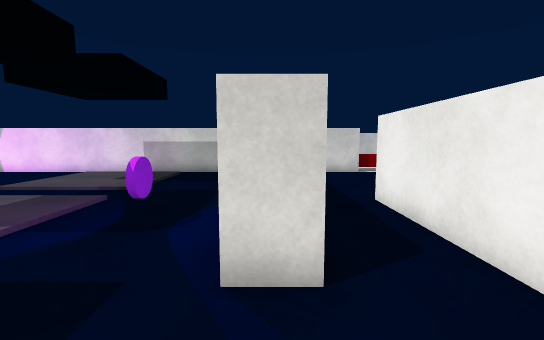
View 1 (above)

18 first-person views from a walk through a Unity game level. The camera is 1.4 m above the floor, tilts 6° down and sees 90° across. The floor is counted in squares, 1 m on a side. Each view is taken from the middle of a square. On the plan, view 1 faces up. The plan holds only what a view shows up to about 13 squares ahead; the rest is blank. The place goes on beyond the plan. The player character is not drawn. Surface patterns are stand-ins for the level's own textures.

View 2
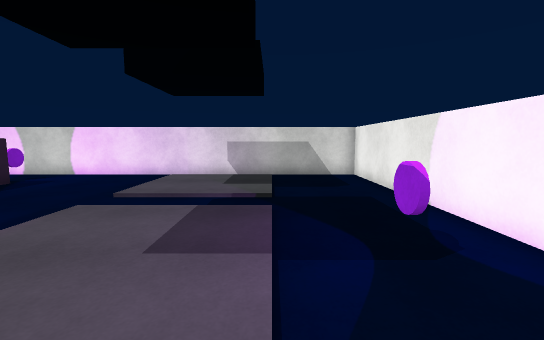

View 3
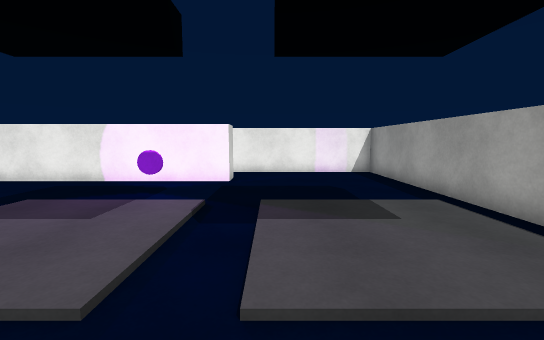

View 4
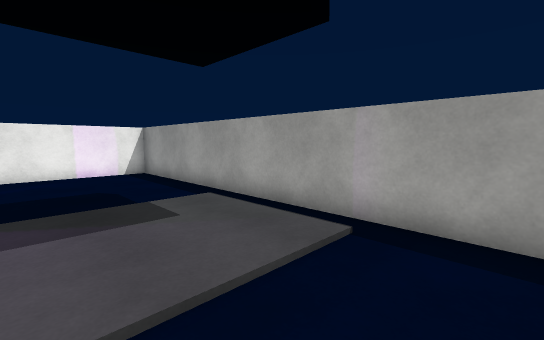

View 5
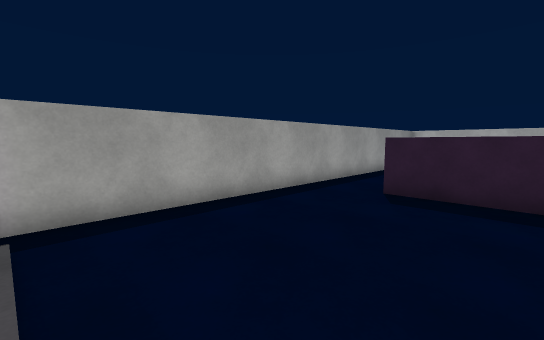

View 6
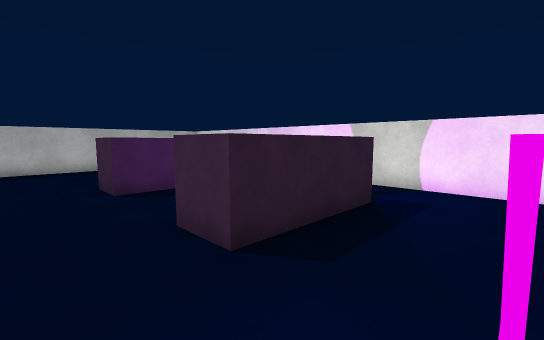

View 7
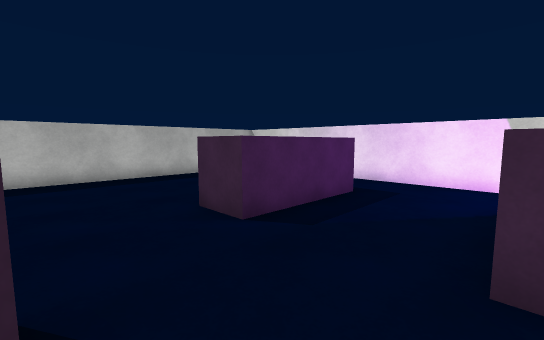

View 8
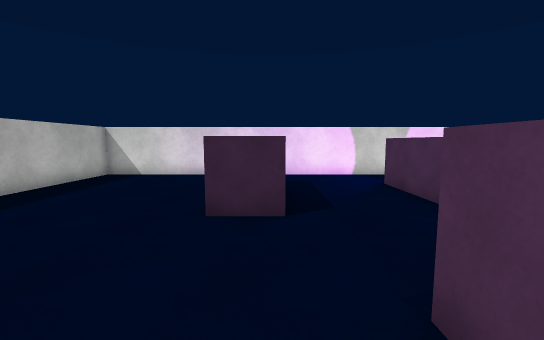

View 9
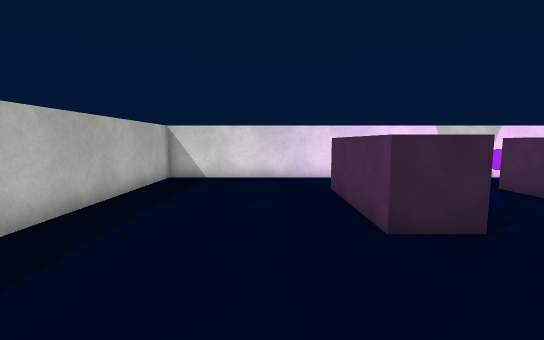

View 10
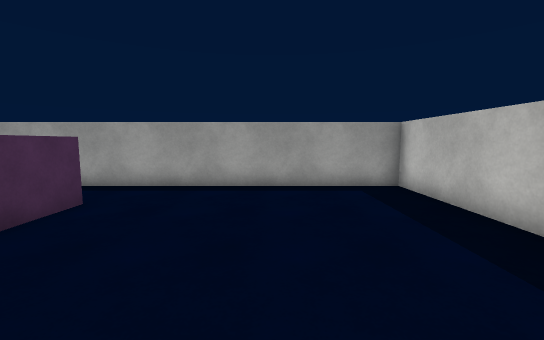

View 11
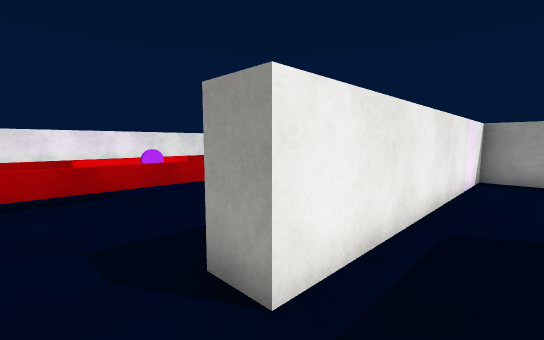

View 12
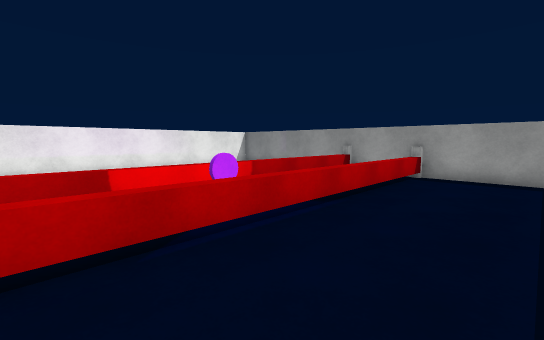

View 13
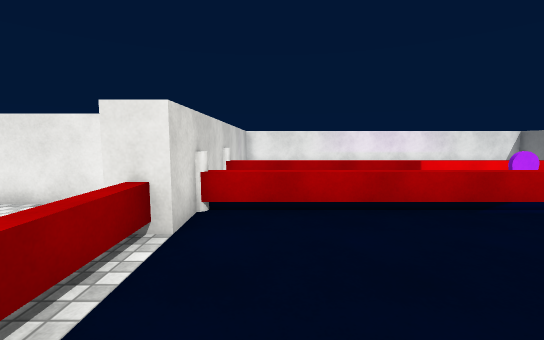

View 14
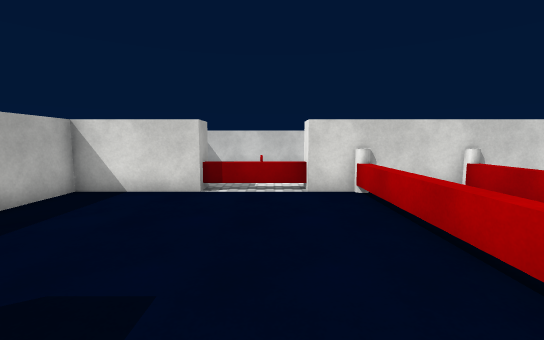

View 15
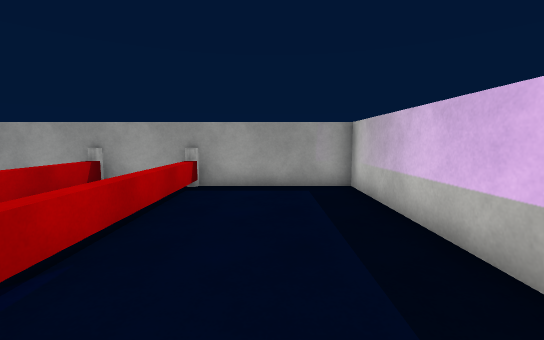

View 16
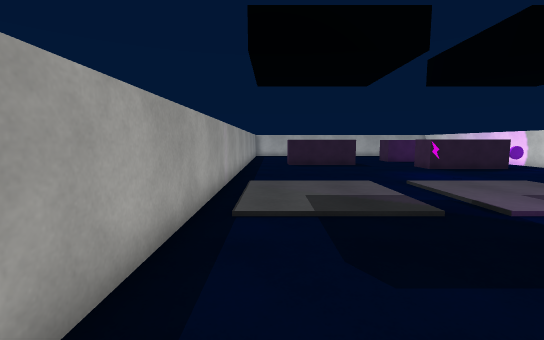

View 17
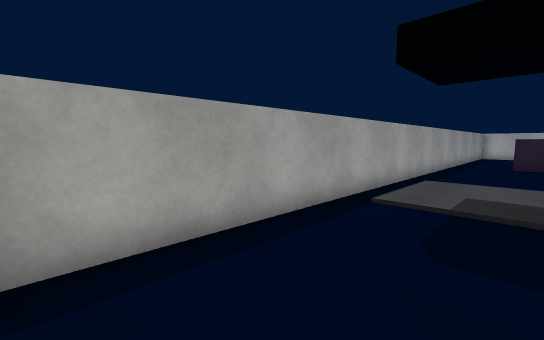

View 18
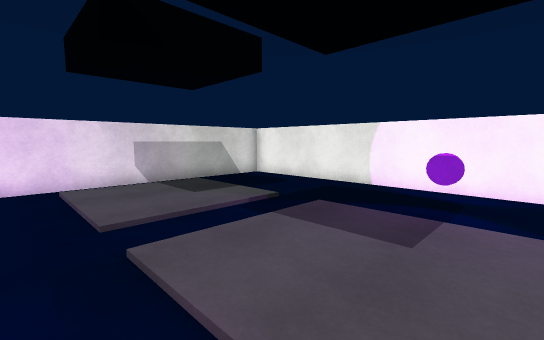

### Floor plan
Key: @ floor where view 1 was taken; # wall or solid block; . floor; ^ raised ledge; O other object.
Columns run from 25 left of view 1 to 11 right of it. Each row starts with its distance up from view 1.
 15                                   #
 14                              .... #
 13 ##############################OO#####
 12 #                .....   #       .O O
 11 #          .O    .....   #  .    .^ ^
 10 #     ^^   ^^    .....  .#       .^ ^
  9 #     ^^   ^^  .......  .#       .^ ^
  8 #     ^^   ^^  .......  .#.   .  .^ ^
  7 #     ^^   ^^  ........ .#       .^ ^
  6 #     ^^   ^^   ....... .#  #    .^ ^
  5 #   .          #.......O.#  #  . .^O^
  4 #              ..........#  #    .^O^
  3 #       .^ .    ....... .#  #    .^ ^
  2 #   .   ^^       ....       #    .^ ^
  1 #      .^^     ........     #    .^ ^
  0 #       ^^      .......  @ .#    .^ ^
 -1 #        ^      .......     #    .^ ^
 -2 #               .......   . #    .^ ^
 -3 #               .......     #     O O
 -4 #####################################

Where each view was taken, in squares from view 1:
view 1: 0 up, 0 right, facing up
view 2: 1 up, 4 left, facing up
view 3: 1 up, 10 left, facing right
view 4: 1 up, 10 left, facing down-right
view 5: 2 up, 8 left, facing down-left
view 6: 4 up, 10 left, facing up-left
view 7: 3 up, 14 left, facing up-left
view 8: 1 up, 18 left, facing up
view 9: 2 up, 21 left, facing up
view 10: 5 up, 21 left, facing down
view 11: 8 up, 1 right, facing down-right
view 12: 8 up, 5 right, facing down-right
view 13: 11 up, 3 right, facing right
view 14: 5 up, 6 right, facing up
view 15: 5 up, 6 right, facing down
view 16: 2 down, 1 right, facing left
view 17: 0 up, 2 right, facing down-left
view 18: 3 up, 9 left, facing up-right
